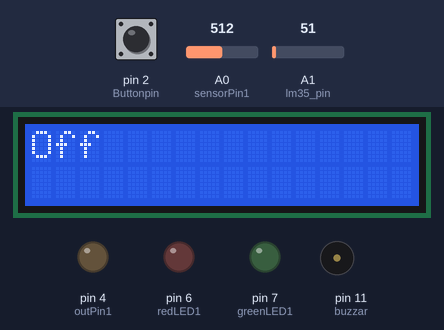
Bench run of a sketch on a simulated Arduino Uno, built with avr-gcc and run on an emulated ATmega328P. On the bench: 16×2 character LCD, output pins drawn as LEDs (lit = HIGH), buzzer (waves = sounding, pin HIGH). The inputs (shaded band) are chosen by the test bench; at power-on: pin 2 (Buttonpin) HIGH, A0 (sensorPin1) = 512, A1 (lm35_pin) = 51. Pins used as bus, display or sensor lines are not drawn; what the sketch prints to the serial monitor is not drawn.

Above: at 3.2 s.
3.3 s: pin 2 (Buttonpin) pulled LOW for 0.15 s
At 6.3 s:
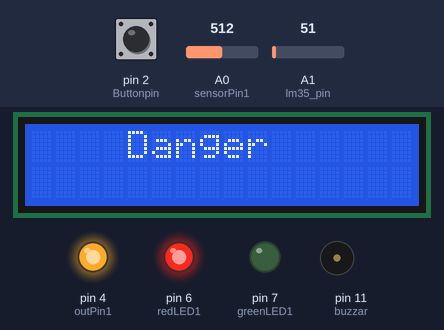
6.4 s: A0 (sensorPin1) set to 306
9.4 s: pin 2 (Buttonpin) pulled LOW for 1 s
At 10.5 s:
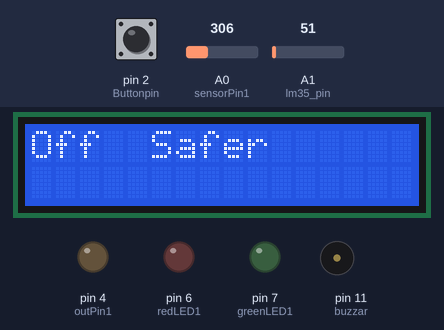
11.9 s: pin 2 (Buttonpin) pulled LOW for 0.15 s
At 14.1 s:
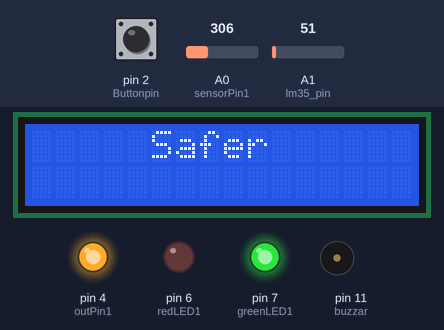
14.4 s: A0 (sensorPin1) set to 372
17.2 s: A0 (sensorPin1) set to 403
At 20.7 s:
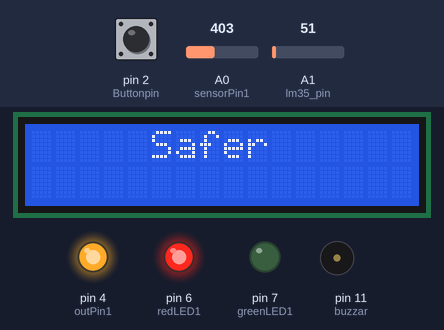
Timing chart, 0 to 21.2 s (numbered marks = the images above; inputs shaded):
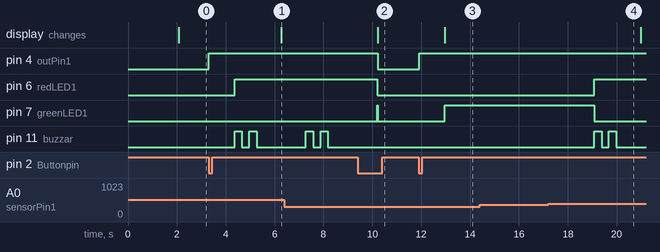

Measured:
- the behaviour switches between 389 and 390 on A0 (sensorPin1) (found by bisection; images 3 and 4)
- after the input at 3.3 s, pin 4 (outPin1): LOW → HIGH at once; pin 6 (redLED1): LOW → HIGH after 1.1 s; pin 11 (buzzar): alternates HIGH for 0.30 s and LOW for 0.30 s, 4 changes in all, then stays LOW, starting after 1.1 s; the display: changes after 3.0 s (image 1)
- after the input at 9.4 s, pin 4 (outPin1): HIGH → LOW after 0.82 s; the display: first differs from a run without the input after 0.83 s (image 2)
- after the input at 11.9 s, pin 4 (outPin1): LOW → HIGH at once; pin 7 (greenLED1): LOW → HIGH after 1.1 s; the display: changes after 1.1 s (image 3)
- after the input at 14.4 s, every drawn part: stays the same
- after the input at 17.2 s, pin 6 (redLED1): LOW → HIGH after 1.9 s; pin 7 (greenLED1): HIGH → LOW after 1.9 s; pin 11 (buzzar): alternates HIGH for 0.30 s and LOW for 0.30 s, 4 changes in all, then stays LOW, starting after 1.9 s

The sketch:

lcd.ino
```cpp
#include <LiquidCrystal_I2C.h> // Include the LiquidCrystal_I2C library

LiquidCrystal_I2C lcd(0x27, 16, 2); // Set the LCD I2C address and dimensions (change the address if necessary)

int Buttonpin = 2;
int outPin1 = 4;

int sensorPin1 = A0;
int lm35_pin = A1;
int sensorValue1 = 0;
int sensorValue2 = 0;

int greenLED1 = 7;
int redLED1 = 6;
int buzzar = 11;

int ONValue1 = 390;
int ONValue2 = 100;

boolean buttonState;
boolean lastState;
boolean state = LOW;

void setup() {
  analogReference(DEFAULT);
  lcd.init(); // Initialize the LCD
  lcd.backlight();
  //lcd.print("Safety System"); // Display initial message
  delay(2000);
  lcd.clear(); // Clear the LCD

  pinMode(Buttonpin, INPUT);
  pinMode(outPin1, OUTPUT);
  pinMode(13, OUTPUT); // Power on indicator

  pinMode(greenLED1, OUTPUT);
  pinMode(redLED1, OUTPUT);
  pinMode(buzzar, OUTPUT);

  Serial.begin(9600);
}

void loop() {
  int reading = digitalRead(Buttonpin);
  if (reading == LOW && lastState == HIGH) {
    delay(10);
    if (digitalRead(Buttonpin) == LOW)
      state = !state;
  }
  digitalWrite(outPin1, state);

  if (state == HIGH) {
    digitalWrite(13, HIGH);
    delay(10);

    int sensorValue1 = analogRead(A0);
    int sensorValue2 = analogRead(A1);
    Serial.print("SensorValue1 =  ");
    Serial.print(sensorValue1);

    float temp_val;
    sensorValue2 = analogRead(lm35_pin); /* Read Temperature */
    temp_val = (sensorValue2 * 4.8828125); /* Convert adc value to equivalent voltage */
    temp_val = (temp_val / 10); /* LM35 gives output of 10mv/°C */
    Serial.print("     Temperature = ");
    Serial.print(temp_val);
    Serial.print(" Degree Celsius\n");
    delay(1000);

    if ((sensorValue1 < ONValue1) && (temp_val < ONValue2)) {
      digitalWrite(greenLED1, HIGH);
      digitalWrite(redLED1, LOW);
      digitalWrite(buzzar, LOW);
      Serial.println("Safe");

      // Display safe message on the LCD
      lcd.setCursor(0, 0);
      //lcd.print(temp_val);
      lcd.print("     Safe");
    } else {
      digitalWrite(greenLED1, LOW);
      digitalWrite(redLED1, HIGH);
      digitalWrite(buzzar, HIGH);
      delay(300);
      digitalWrite(buzzar, LOW);
      delay(300);
      digitalWrite(buzzar, HIGH);
      delay(300);
      digitalWrite(buzzar, LOW);
      delay(1000);

      Serial.println("Danger");

      // Display danger message on the LCD
      lcd.setCursor(0, 0);
      //lcd.print(temp_val);
      lcd.print("    Danger");
    }
  }

  if (state == LOW) {
    Serial.println("Off");
    digitalWrite(13, LOW);
    digitalWrite(greenLED1, LOW);
    digitalWrite(redLED1, LOW);
    digitalWrite(buzzar, LOW);

    // Display off message on the LCD
    lcd.setCursor(0, 0);
    lcd.print("Off");
  }
  lastState = reading;
}
```
